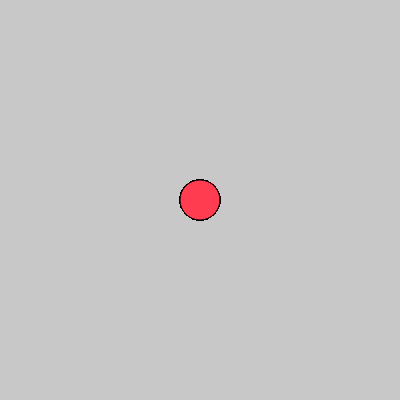
Frame 1 (no input)
Frame 60 (no input): identical to frame 1, image omitted
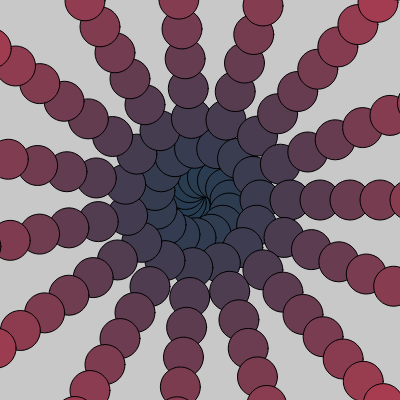
Frame 120 (the mouse pressed at the canvas centre since frame 60)

The p5.js sketch that drew these frames (run headless with seeded random() and noise() and a simulated clock; from frame 60 on, the mouse is pressed at the canvas centre):

// p5.js sketch
// ── sketch.js

function setup() {
  createCanvas(400, 400);
}


function draw() {
  background(200);

  var redColor = 255;
  //var sizeOfCircle = 100;
  fill(redColor, 0,0);


  //fill(redColor, 0, 0);
  var myVar =0;
  var numOfLoop =300;
  var circleSize = 40;
  for (var i = 0; i < numOfLoop; i++){
     var theta = i * ((Math.PI *2) / numOfLoop) * (mouseY * 0.1)
     var radius = 0.01 * i * mouseX;
     var xPos = Math.cos(theta) * radius + width/2;
     var yPos = Math.sin(theta) * radius + height/2;


fill(30 +i *1, 60, 80);
  ellipse(xPos, yPos, circleSize, circleSize);
  }
}
